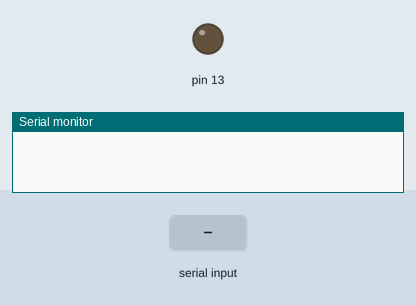
Recording of a sketch running on a simulated Arduino Uno, built with avr-gcc and run on an emulated ATmega328P. Shown: output pins drawn as LEDs (lit = HIGH), the last lines printed to the serial monitor. The test bench sets the inputs (shaded band).

Above: at 1.2 s.
1.3 s: "q" received over Serial
At 2.2 s:
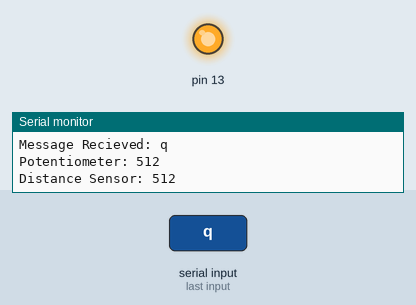
2.8 s: "1" received over Serial
At 3.3 s:
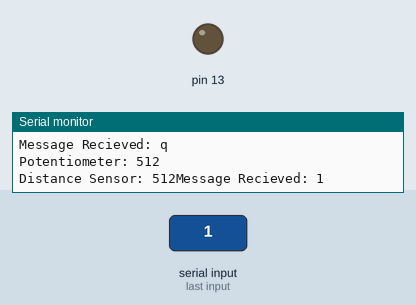
Timing chart, 0 to 5.8 s (numbered marks = the images above; inputs shaded):
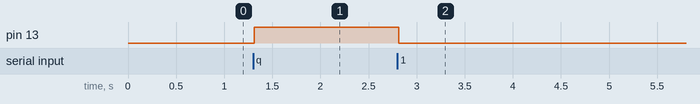

The sketch:

sketch_nov15a.ino
```cpp
String recieved;

void setup()
{
  pinMode(13, OUTPUT);
  pinMode(A0, INPUT);
  Serial.begin(9600);
}

void loop()
{
  lightControl();
}

void lightControl()
{
  //read  in a value
  int in(Serial.read());

  // print out valid values recieved
  if (in != -1)
  {
    // wait for message to load
    delay(10);

    // get the rest of the message
    while(in != -1)
    {
      // print recieved value
      recieved += (char)in;

      // read in a value from serial
      in = Serial.read();
    }

    if (recieved[0] == 'q')
    {
      recieved = "Message Recieved: " +
        recieved +
        "\nPotentiometer: " +
        String(analogRead(A0)) +
        "\nDistance Sensor: " +
        String(analogRead(A1));
      digitalWrite(13, HIGH);
    }
    else
    {
      recieved = "Message Recieved: " + recieved;
      digitalWrite(13, LOW);
    }
    Serial.print(recieved);

    recieved = "";
  }
  delay(1);
}

void twoWayExample()
{
  //read  in a value
  int in(Serial.read());

  // print out valid values recieved
  if (in != -1)
  {
    // flash the led, wait for message to load
    digitalWrite(13, HIGH);
    delay(200);
    digitalWrite(13, LOW);

    // get the rest of the message
    while(in != -1)
    {
      // print recieved value
      recieved += (char)in;

      // read in a value from serial
      in = Serial.read();
    }

    Serial.print(recieved);
    recieved = "";
  }
  delay(1);
}
```

Measured:
- after the input at 1.3 s, pin 13: LOW → HIGH at once
- after the input at 2.8 s, pin 13: HIGH → LOW at once
